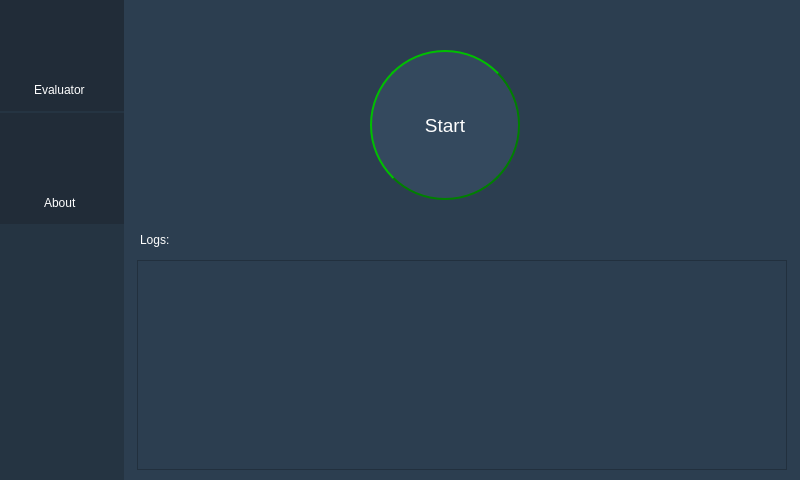
<?xml version="1.0" encoding="UTF-8"?>
<ui version="4.0">
 <class>USBEvaluatorGui</class>
 <widget class="QWidget" name="USBEvaluatorGui">
  <property name="geometry">
   <rect>
    <x>0</x>
    <y>0</y>
    <width>800</width>
    <height>480</height>
   </rect>
  </property>
  <property name="windowTitle">
   <string>USBEvaluatorGui</string>
  </property>
  <property name="styleSheet">
   <string notr="true">font: 12pt &quot;Nirmala UI&quot;;
color: white;
background: #2c3e50;
</string>
  </property>
  <widget class="QWidget" name="sidebar" native="true">
   <property name="geometry">
    <rect>
     <x>-6</x>
     <y>0</y>
     <width>130</width>
     <height>480</height>
    </rect>
   </property>
   <property name="styleSheet">
    <string notr="true">background: #253442;</string>
   </property>
   <widget class="QWidget" name="about_btn_widget" native="true">
    <property name="geometry">
     <rect>
      <x>0</x>
      <y>113</y>
      <width>130</width>
      <height>111</height>
     </rect>
    </property>
    <property name="styleSheet">
     <string notr="true">background: #212c38;</string>
    </property>
    <widget class="QLabel" name="question_image_label">
     <property name="geometry">
      <rect>
       <x>30</x>
       <y>10</y>
       <width>80</width>
       <height>70</height>
      </rect>
     </property>
     <property name="text">
      <string/>
     </property>
     <property name="pixmap">
      <pixmap>question.png</pixmap>
     </property>
     <property name="scaledContents">
      <bool>true</bool>
     </property>
    </widget>
    <widget class="QLabel" name="about_label_btn">
     <property name="geometry">
      <rect>
       <x>50</x>
       <y>80</y>
       <width>51</width>
       <height>20</height>
      </rect>
     </property>
     <property name="text">
      <string>About</string>
     </property>
    </widget>
   </widget>
   <widget class="QWidget" name="evaluator_btn_widget" native="true">
    <property name="geometry">
     <rect>
      <x>0</x>
      <y>0</y>
      <width>130</width>
      <height>111</height>
     </rect>
    </property>
    <property name="styleSheet">
     <string notr="true">background: #212c38;</string>
    </property>
    <widget class="QLabel" name="shield_image_label">
     <property name="geometry">
      <rect>
       <x>30</x>
       <y>10</y>
       <width>80</width>
       <height>70</height>
      </rect>
     </property>
     <property name="text">
      <string/>
     </property>
     <property name="pixmap">
      <pixmap>shield.png</pixmap>
     </property>
     <property name="scaledContents">
      <bool>true</bool>
     </property>
    </widget>
    <widget class="QLabel" name="evaluator_label_btn">
     <property name="geometry">
      <rect>
       <x>40</x>
       <y>80</y>
       <width>70</width>
       <height>20</height>
      </rect>
     </property>
     <property name="text">
      <string>Evaluator</string>
     </property>
    </widget>
   </widget>
  </widget>
  <widget class="QStackedWidget" name="stackedWidget">
   <property name="geometry">
    <rect>
     <x>130</x>
     <y>0</y>
     <width>670</width>
     <height>480</height>
    </rect>
   </property>
   <property name="currentIndex">
    <number>0</number>
   </property>
   <widget class="QWidget" name="evaluator_page">
    <widget class="QPlainTextEdit" name="logs_text_box">
     <property name="geometry">
      <rect>
       <x>7</x>
       <y>260</y>
       <width>650</width>
       <height>210</height>
      </rect>
     </property>
     <property name="font">
      <font>
       <family>Nirmala UI</family>
       <pointsize>10</pointsize>
       <weight>50</weight>
       <italic>false</italic>
       <bold>false</bold>
      </font>
     </property>
     <property name="styleSheet">
      <string notr="true">font: 10pt;</string>
     </property>
     <property name="readOnly">
      <bool>true</bool>
     </property>
     <property name="plainText">
      <string/>
     </property>
    </widget>
    <widget class="QLabel" name="logs_label">
     <property name="geometry">
      <rect>
       <x>10</x>
       <y>230</y>
       <width>60</width>
       <height>20</height>
      </rect>
     </property>
     <property name="text">
      <string>Logs:</string>
     </property>
    </widget>
    <widget class="QPushButton" name="toggle_evaluator_btn">
     <property name="geometry">
      <rect>
       <x>240</x>
       <y>50</y>
       <width>150</width>
       <height>150</height>
      </rect>
     </property>
     <property name="font">
      <font>
       <family>Nirmala UI</family>
       <pointsize>14</pointsize>
       <weight>50</weight>
       <italic>false</italic>
       <bold>false</bold>
      </font>
     </property>
     <property name="styleSheet">
      <string notr="true">QPushButton {
	font: 14pt;
    border: 2px solid green;
    border-radius: 75px;
    border-style: outset;
	background: #34495e;
	color: white;
    padding: 5px;
    }

QPushButton:pressed {
    border-style: inset;
    background: #7ba8d6;
    }</string>
     </property>
     <property name="text">
      <string>Start</string>
     </property>
    </widget>
   </widget>
   <widget class="QWidget" name="about_page"/>
  </widget>
 </widget>
 <resources/>
 <connections/>
</ui>
